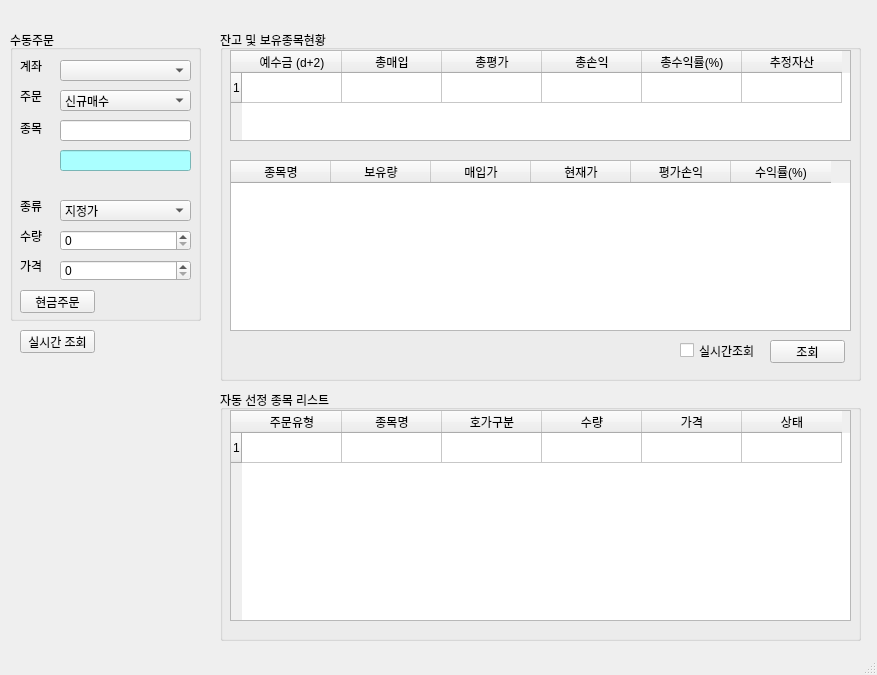
<?xml version="1.0" encoding="UTF-8"?>
<ui version="4.0">
 <class>PyTrader</class>
 <widget class="QMainWindow" name="PyTrader">
  <property name="geometry">
   <rect>
    <x>0</x>
    <y>0</y>
    <width>877</width>
    <height>675</height>
   </rect>
  </property>
  <property name="windowTitle">
   <string>PyTrader v0.4</string>
  </property>
  <property name="windowIcon">
   <iconset theme="stock">
    <normaloff>../../../Downloads/icon.png</normaloff>../../../Downloads/icon.png</iconset>
  </property>
  <property name="toolButtonStyle">
   <enum>Qt::ToolButtonIconOnly</enum>
  </property>
  <widget class="QWidget" name="centralwidget">
   <widget class="QGroupBox" name="groupBox">
    <property name="geometry">
     <rect>
      <x>10</x>
      <y>30</y>
      <width>191</width>
      <height>291</height>
     </rect>
    </property>
    <property name="title">
     <string>수동주문</string>
    </property>
    <widget class="QLabel" name="label">
     <property name="geometry">
      <rect>
       <x>10</x>
       <y>30</y>
       <width>56</width>
       <height>12</height>
      </rect>
     </property>
     <property name="text">
      <string>계좌</string>
     </property>
    </widget>
    <widget class="QLabel" name="label_2">
     <property name="geometry">
      <rect>
       <x>10</x>
       <y>60</y>
       <width>56</width>
       <height>12</height>
      </rect>
     </property>
     <property name="text">
      <string>주문</string>
     </property>
    </widget>
    <widget class="QLabel" name="label_3">
     <property name="geometry">
      <rect>
       <x>10</x>
       <y>90</y>
       <width>31</width>
       <height>16</height>
      </rect>
     </property>
     <property name="text">
      <string>종목</string>
     </property>
    </widget>
    <widget class="QLabel" name="label_4">
     <property name="geometry">
      <rect>
       <x>10</x>
       <y>170</y>
       <width>56</width>
       <height>12</height>
      </rect>
     </property>
     <property name="text">
      <string>종류</string>
     </property>
    </widget>
    <widget class="QLabel" name="label_5">
     <property name="geometry">
      <rect>
       <x>10</x>
       <y>200</y>
       <width>56</width>
       <height>12</height>
      </rect>
     </property>
     <property name="text">
      <string>수량</string>
     </property>
    </widget>
    <widget class="QLabel" name="label_6">
     <property name="geometry">
      <rect>
       <x>10</x>
       <y>230</y>
       <width>56</width>
       <height>12</height>
      </rect>
     </property>
     <property name="text">
      <string>가격</string>
     </property>
    </widget>
    <widget class="QComboBox" name="comboBox">
     <property name="geometry">
      <rect>
       <x>50</x>
       <y>30</y>
       <width>131</width>
       <height>21</height>
      </rect>
     </property>
    </widget>
    <widget class="QComboBox" name="comboBox_2">
     <property name="geometry">
      <rect>
       <x>50</x>
       <y>60</y>
       <width>131</width>
       <height>21</height>
      </rect>
     </property>
     <item>
      <property name="text">
       <string>신규매수</string>
      </property>
     </item>
     <item>
      <property name="text">
       <string>신규매도</string>
      </property>
     </item>
     <item>
      <property name="text">
       <string>매수취소</string>
      </property>
     </item>
     <item>
      <property name="text">
       <string>매도취소</string>
      </property>
     </item>
    </widget>
    <widget class="QComboBox" name="comboBox_3">
     <property name="geometry">
      <rect>
       <x>50</x>
       <y>170</y>
       <width>131</width>
       <height>21</height>
      </rect>
     </property>
     <item>
      <property name="text">
       <string>지정가</string>
      </property>
     </item>
     <item>
      <property name="text">
       <string>시장가</string>
      </property>
     </item>
    </widget>
    <widget class="QLineEdit" name="lineEdit">
     <property name="geometry">
      <rect>
       <x>50</x>
       <y>90</y>
       <width>131</width>
       <height>21</height>
      </rect>
     </property>
    </widget>
    <widget class="QLineEdit" name="lineEdit_2">
     <property name="geometry">
      <rect>
       <x>50</x>
       <y>120</y>
       <width>131</width>
       <height>21</height>
      </rect>
     </property>
     <property name="styleSheet">
      <string notr="true">background-color: rgb(170,255,255)

</string>
     </property>
    </widget>
    <widget class="QSpinBox" name="spinBox">
     <property name="geometry">
      <rect>
       <x>50</x>
       <y>200</y>
       <width>131</width>
       <height>21</height>
      </rect>
     </property>
     <property name="maximum">
      <number>10000</number>
     </property>
    </widget>
    <widget class="QSpinBox" name="spinBox_2">
     <property name="geometry">
      <rect>
       <x>50</x>
       <y>230</y>
       <width>131</width>
       <height>21</height>
      </rect>
     </property>
     <property name="maximum">
      <number>1000000</number>
     </property>
     <property name="singleStep">
      <number>50</number>
     </property>
    </widget>
    <widget class="QPushButton" name="pushButton">
     <property name="geometry">
      <rect>
       <x>10</x>
       <y>260</y>
       <width>75</width>
       <height>23</height>
      </rect>
     </property>
     <property name="text">
      <string>현금주문</string>
     </property>
    </widget>
   </widget>
   <widget class="QGroupBox" name="groupBox_2">
    <property name="geometry">
     <rect>
      <x>220</x>
      <y>30</y>
      <width>641</width>
      <height>351</height>
     </rect>
    </property>
    <property name="title">
     <string>잔고 및 보유종목현황</string>
    </property>
    <widget class="QTableWidget" name="tableWidget">
     <property name="geometry">
      <rect>
       <x>10</x>
       <y>20</y>
       <width>621</width>
       <height>91</height>
      </rect>
     </property>
     <property name="rowCount">
      <number>1</number>
     </property>
     <attribute name="horizontalHeaderMinimumSectionSize">
      <number>20</number>
     </attribute>
     <attribute name="verticalHeaderMinimumSectionSize">
      <number>19</number>
     </attribute>
     <row/>
     <column>
      <property name="text">
       <string>예수금 (d+2)</string>
      </property>
     </column>
     <column>
      <property name="text">
       <string>총매입</string>
      </property>
     </column>
     <column>
      <property name="text">
       <string>총평가</string>
      </property>
     </column>
     <column>
      <property name="text">
       <string>총손익</string>
      </property>
     </column>
     <column>
      <property name="text">
       <string>총수익률(%)</string>
      </property>
     </column>
     <column>
      <property name="text">
       <string>추정자산</string>
      </property>
     </column>
    </widget>
    <widget class="QTableWidget" name="tableWidget_2">
     <property name="geometry">
      <rect>
       <x>10</x>
       <y>130</y>
       <width>621</width>
       <height>171</height>
      </rect>
     </property>
     <column>
      <property name="text">
       <string>종목명</string>
      </property>
     </column>
     <column>
      <property name="text">
       <string>보유량</string>
      </property>
     </column>
     <column>
      <property name="text">
       <string>매입가</string>
      </property>
     </column>
     <column>
      <property name="text">
       <string>현재가</string>
      </property>
     </column>
     <column>
      <property name="text">
       <string>평가손익</string>
      </property>
     </column>
     <column>
      <property name="text">
       <string>수익률(%)</string>
      </property>
     </column>
    </widget>
    <widget class="QCheckBox" name="checkBox">
     <property name="geometry">
      <rect>
       <x>460</x>
       <y>310</y>
       <width>91</width>
       <height>21</height>
      </rect>
     </property>
     <property name="text">
      <string>실시간조회</string>
     </property>
    </widget>
    <widget class="QPushButton" name="pushButton_2">
     <property name="geometry">
      <rect>
       <x>550</x>
       <y>310</y>
       <width>75</width>
       <height>23</height>
      </rect>
     </property>
     <property name="text">
      <string>조회</string>
     </property>
    </widget>
   </widget>
   <widget class="QGroupBox" name="groupBox_3">
    <property name="geometry">
     <rect>
      <x>220</x>
      <y>390</y>
      <width>641</width>
      <height>251</height>
     </rect>
    </property>
    <property name="title">
     <string>자동 선정 종목 리스트</string>
    </property>
    <widget class="QTableWidget" name="tableWidget_3">
     <property name="geometry">
      <rect>
       <x>10</x>
       <y>20</y>
       <width>621</width>
       <height>211</height>
      </rect>
     </property>
     <property name="rowCount">
      <number>1</number>
     </property>
     <row/>
     <column>
      <property name="text">
       <string>주문유형</string>
      </property>
     </column>
     <column>
      <property name="text">
       <string>종목명</string>
      </property>
     </column>
     <column>
      <property name="text">
       <string>호가구분</string>
      </property>
     </column>
     <column>
      <property name="text">
       <string>수량</string>
      </property>
     </column>
     <column>
      <property name="text">
       <string>가격</string>
      </property>
     </column>
     <column>
      <property name="text">
       <string>상태</string>
      </property>
     </column>
    </widget>
   </widget>
   <widget class="QPushButton" name="pushButton_3">
    <property name="geometry">
     <rect>
      <x>20</x>
      <y>330</y>
      <width>75</width>
      <height>23</height>
     </rect>
    </property>
    <property name="text">
     <string>실시간 조회</string>
    </property>
   </widget>
  </widget>
  <widget class="QMenuBar" name="menubar">
   <property name="geometry">
    <rect>
     <x>0</x>
     <y>0</y>
     <width>877</width>
     <height>21</height>
    </rect>
   </property>
  </widget>
  <widget class="QStatusBar" name="MainWindow">
   <property name="enabled">
    <bool>true</bool>
   </property>
  </widget>
 </widget>
 <resources/>
 <connections/>
</ui>
